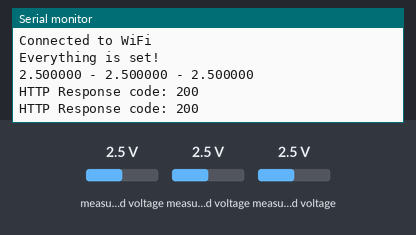
The program below on a simulated ESP8266 (Wemos D1 mini). Shown: the last lines printed to the serial monitor. Inputs (shaded band) come from the test bench; at power-on: measured voltage 2.5 V. WiFi joins after 1.5 s; servers stay silent unless stated; uploads are accepted with an empty reply.

Above: at 2.7 s.
2.8 s: measured voltage (sensor 200) set to 0.1 V
At 2.87 s:
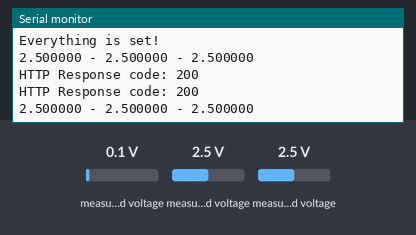
4.3 s: measured voltage (sensor 201) set to 0.1 V
At 5.0 s:
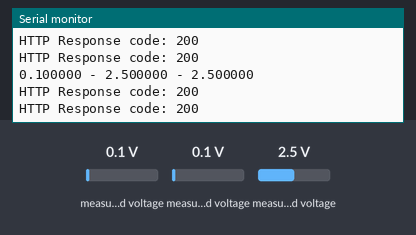
5.8 s: measured voltage (sensor 202) set to 0.1 V
At 7.1 s:
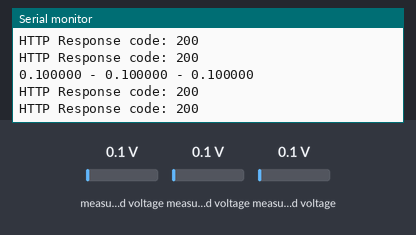
7.3 s: measured voltage (sensor 200) set to 1.2 V
At 8.3 s:
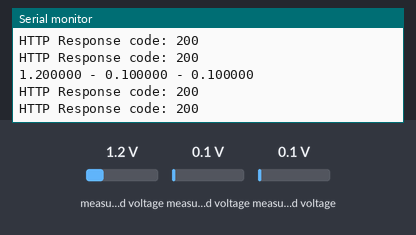
8.8 s: measured voltage (sensor 201) set to 1.2 V
At 8.89 s:
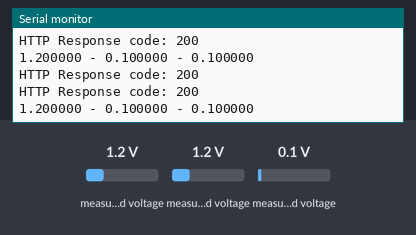
10.3 s: measured voltage (sensor 202) set to 1.2 V
At 11.0 s:
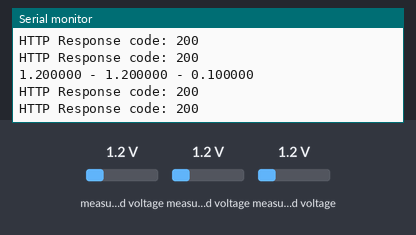
Timing chart, 0 to 12.8 s (numbered marks = the images above; inputs shaded):
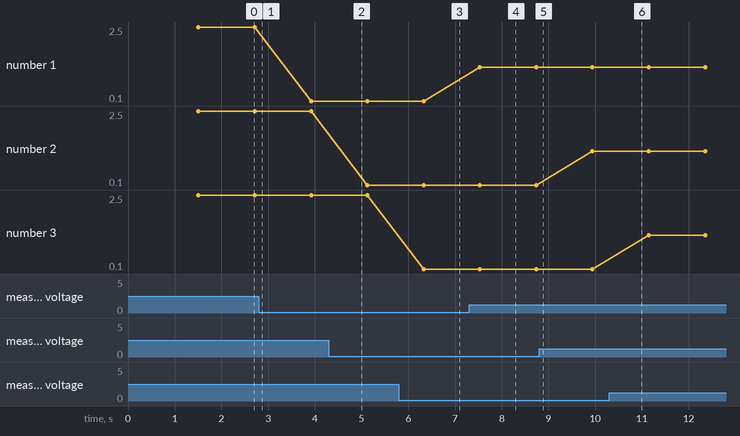

Measured:
- after the input at 5.8 s, the serial monitor: prints a new line after 0.53 s (image 3)
- after the input at 7.3 s, the serial monitor: prints a new line after 0.23 s (image 4)
- plotted number 1: 2.5 → 0.1 after the input at 2.8 s, 0.1 → 1.2 after the input at 7.3 s

The program:

main.cpp
```cpp
#include <Arduino.h>

// This is the client side, it sends commands to the server-side (IR receiver)

#include <ESP8266WiFi.h>
#include <ESP8266HTTPClient.h>
#include <WiFiClient.h>

#include <ESP8266WiFiMulti.h>
ESP8266WiFiMulti wifiClient; // use (WiFiMulti.run() == WL_CONNECTED) to check the state

const char* moveXServerCommand = "http://192.168.4.1/moveX?angle=";
const char* moveZServerCommand = "http://192.168.4.1/moveZ?angle=";

const char* ssid = "Hand_Hanger_Project";
const char* password = "31415926"; // which is pi

String httpGETRequest(const char* url) {
  WiFiClient client;
  HTTPClient http;

  // Your IP address with path or Domain name with URL path
  http.begin(client, url);

  // Send HTTP POST request
  int httpResponseCode = http.GET();

  String payload = "--";

  if (httpResponseCode>0) {
    Serial.print("HTTP Response code: ");
    Serial.println(httpResponseCode);
    payload = http.getString();
  }
  else {
    Serial.print("Error code: ");
    Serial.println(httpResponseCode);
  }
  // Free resources
  http.end();

  return payload;
}

#include <Wire.h>
#include <SPI.h>
#include <Adafruit_ADS1X15.h>

Adafruit_ADS1015 ads;

void setup() {

  Serial.begin(9600);

  WiFi.begin(ssid, password);
  while (WiFi.status() != WL_CONNECTED) {
    delay(500);
    Serial.print(".");
  }
  Serial.println("");
  Serial.println("Connected to WiFi");

  ads.setGain(GAIN_ONE); // 1 bit = 2mv
  if (!ads.begin()) {
    Serial.println("The ADS could not be ");
  }

  Serial.println("Everything is set!");

  //pinMode(D2, OUTPUT);
}

float movementSpeed = 1.0f, moveX = 0, moveY = 0;
int toMoveX = 0, toMoveZ = 0;

void loop() {

  movementSpeed = ads.computeVolts(ads.readADC_SingleEnded(0));
  moveX = ads.computeVolts(ads.readADC_SingleEnded(1));
  moveY = ads.computeVolts(ads.readADC_SingleEnded(2));

  Serial.printf("%f - %f - %f\n", movementSpeed, moveX, moveY);

  toMoveX = (int)((moveX - 1.63) / 0.5); // each half will be a a single movement unit
  toMoveX = toMoveX * movementSpeed;

  toMoveZ = (int)((moveY - 1.63) / 0.5); // each half will be a a single movement unit
  toMoveZ = toMoveZ * movementSpeed;

  String str = String(moveXServerCommand);
  str.concat(String(toMoveX));
  httpGETRequest(str.c_str());

  str = String(moveZServerCommand);
  str.concat(String(toMoveZ));
  httpGETRequest(str.c_str());

  delay(800);

  /*digitalWrite(D2, HIGH);
  delay(2000);
  digitalWrite(D2, LOW);
  delay(1000);*/
}
```
